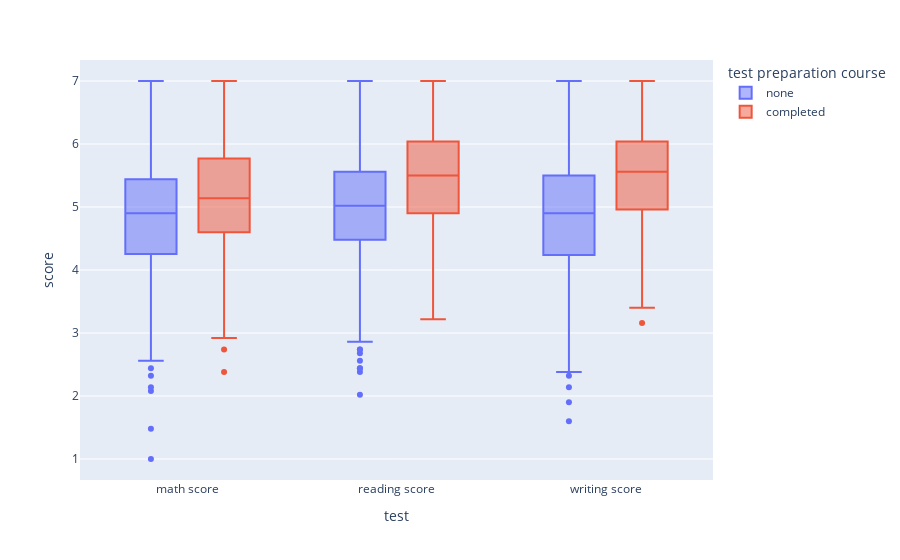

Write notebook code for a chart like this one.
### Markdown cell above
La visualización responde con creces nuestra pregunta!. Basta una mirada rápida para notar que, para todas las pruebas, el haber tomado el curso de preparación contribuye a obtener mejores resultados, pues todas las cajas de color rojo (que representan a estudiantes que completaron el curso para la prueba en observación) están más arriba (con valores más altos) que las cajas azules (estudiantes sin curso de preparación), además de presentar una menor dispersión y, como consecuencia, valores mínimos mucho más altos.

Al igual que con la visualización anterior, esto podría ser un insumo importante para una investigación, esta vez de la efectividad de los cursos preparatorios para la prueba de ingreso a la educación superior (que en el caso de Chile, correspondería a los cursos de preuniversitarios).

### Code cell
df_scores
fig = px.box(df_scores, x="test", y="score", color = 'test preparation course')
fig.show()

### Figure 1 — Plotly figure (JSON) as saved in the notebook; plotly's stock layout.template omitted (floating-point values rounded to 4 significant figures; data arrays with more than 128 entries replaced by an {"elided": "..."} marker saying what was removed)
{"data": [{"alignmentgroup": "True", "hovertemplate": "test preparation course=none<br>test=%{x}<br>score=%{y}<extra></extra>", "legendgroup": "none", "marker": {"color": "#636efa"}, "name": "none", "notched": false, "offsetgroup": "none", "orientation": "v", "showlegend": true, "type": "box", "x": {"elided": "1689 str values"}, "x0": " ", "xaxis": "x", "y": {"elided": "1689 float values"}, "y0": " ", "yaxis": "y"}, {"alignmentgroup": "True", "hovertemplate": "test preparation course=completed<br>test=%{x}<br>score=%{y}<extra></extra>", "legendgroup": "completed", "marker": {"color": "#EF553B"}, "name": "completed", "notched": false, "offsetgroup": "completed", "orientation": "v", "showlegend": true, "type": "box", "x": {"elided": "936 str values"}, "x0": " ", "xaxis": "x", "y": {"elided": "936 float values"}, "y0": " ", "yaxis": "y"}], "layout": {"boxmode": "group", "legend": {"title": {"text": "test preparation course"}, "tracegroupgap": 0}, "margin": {"t": 60}, "xaxis": {"anchor": "y", "domain": [0, 1], "title": {"text": "test"}}, "yaxis": {"anchor": "x", "domain": [0, 1], "title": {"text": "score"}}}}
